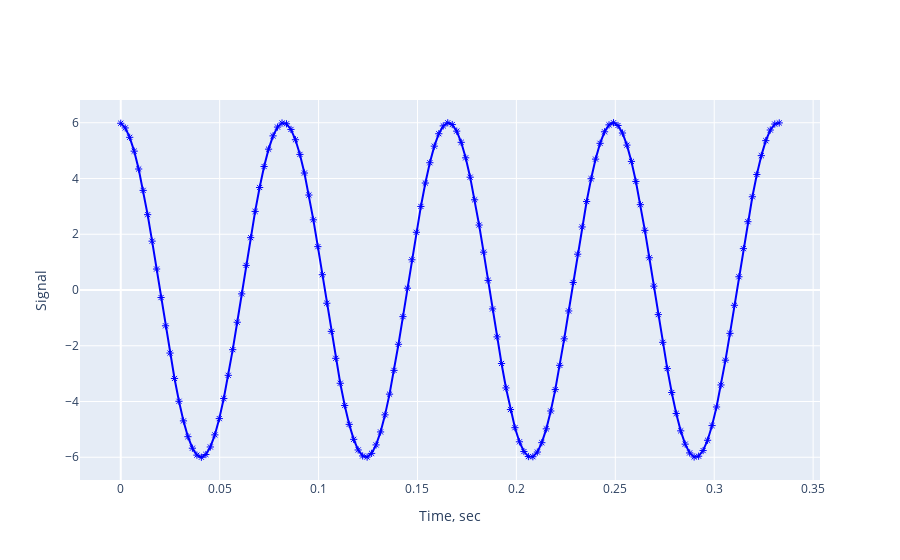

The code cell stored with this chart in its notebook:
### Code cell
data = [
    go.Scatter(
        x = tv,
        y = y2v,
        mode = 'markers+lines',
        marker = dict(color='blue', symbol=135)
    )
]
layout = go.Layout(
    xaxis=dict(title='Time, sec'),
    yaxis=dict(title='Signal')
    )
fig = go.Figure(data=data, layout=layout)
iplot(fig)

### Figure 1 — Plotly figure (JSON) as saved in the notebook; plotly's stock layout.template omitted (floating-point values rounded to 4 significant figures; data arrays with more than 128 entries replaced by an {"elided": "..."} marker saying what was removed)
{"data": [{"marker": {"color": "blue", "symbol": 135}, "x": {"elided": "148 float values"}, "type": "scatter", "mode": "markers+lines", "y": {"elided": "148 float values"}}], "layout": {"xaxis": {"title": {"text": "Time, sec"}}, "yaxis": {"title": {"text": "Signal"}}}}
